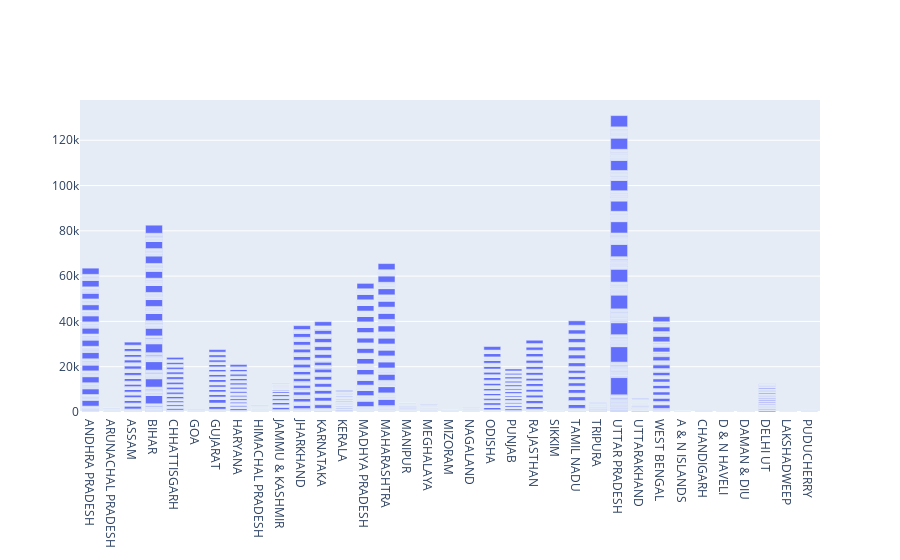

Notebook code for this chart:
### Code cell
states_vs_crimerates_plot('MURDER')

### Figure 1 — Plotly figure (JSON) as saved in the notebook; plotly's stock layout.template omitted (floating-point values rounded to 4 significant figures; data arrays with more than 128 entries replaced by an {"elided": "..."} marker saying what was removed)
{"data": [{"name": "DATA", "type": "bar", "x": {"elided": "9017 str values"}, "y": {"elided": "9017 int values"}}], "layout": {}}
